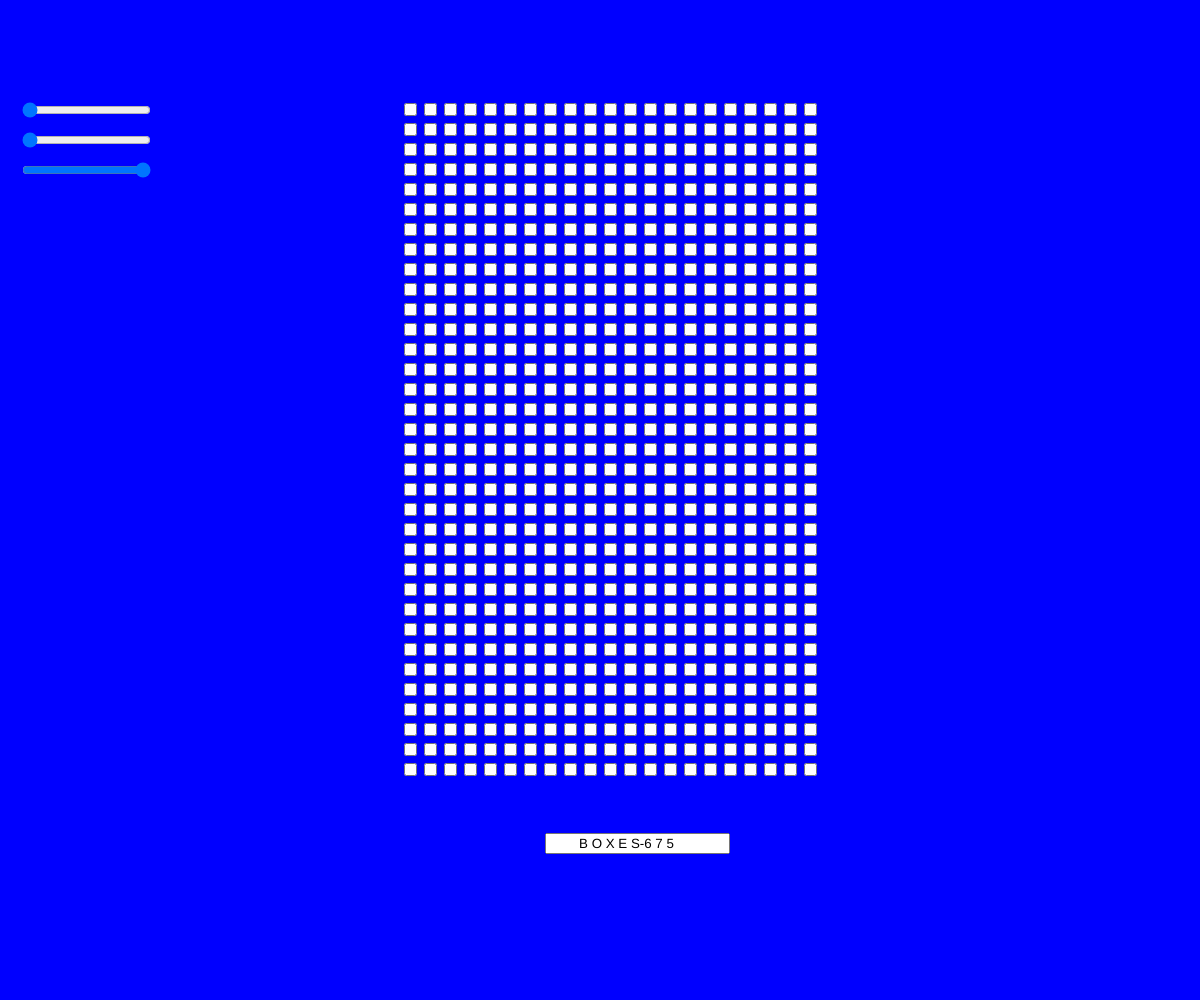
Frame 1 (no input)
Frame 60 (no input): identical to frame 1, image omitted
Frame 120 (the mouse pressed at the canvas centre since frame 60): identical to frame 1, image omitted

The p5.js sketch that drew this single still picture (run headless with seeded random() and noise() and a simulated clock; from frame 60 on, the mouse is pressed at the canvas centre):

// p5.js sketch
// ── sketch.js
var rSlider; //sliders that control background color
var gSlider; 
var bSlider; 
var input; 
checkboxes = [];

function setup() {
   createCanvas (windowWidth, windowHeight); 
   sliders();     
   input = createInput('        B O X E S-6 7 5'); 
   input.position(innerWidth / 2.2, innerHeight / 1.2); 
    for (var x = innerWidth / 3; x <= innerWidth / 1.5; x += 20) {
    for (var y = 100; y <= innerHeight / 1.3; y += 20) {  
     var checkbox = createCheckbox('', false); //checkboxes initially not checked
     checkbox.position(x, y); 
     checkboxes.push(checkbox); //puts all the checkboxes into an array
    }

  }
   
}

function sliders() {
   rSlider = createSlider(0, 255, 0); //1. min. val 2. max. val 3. default val 
   rSlider.position(20, 100);
   gSlider = createSlider(0, 255, 0);
   gSlider.position(20, 130);
   bSlider = createSlider(0, 255, 255);
   bSlider.position(20, 160);
}

function draw() {
    var r = rSlider.value();
    var g = gSlider.value();
    var b = bSlider.value();
    background(r, g, b);
}
